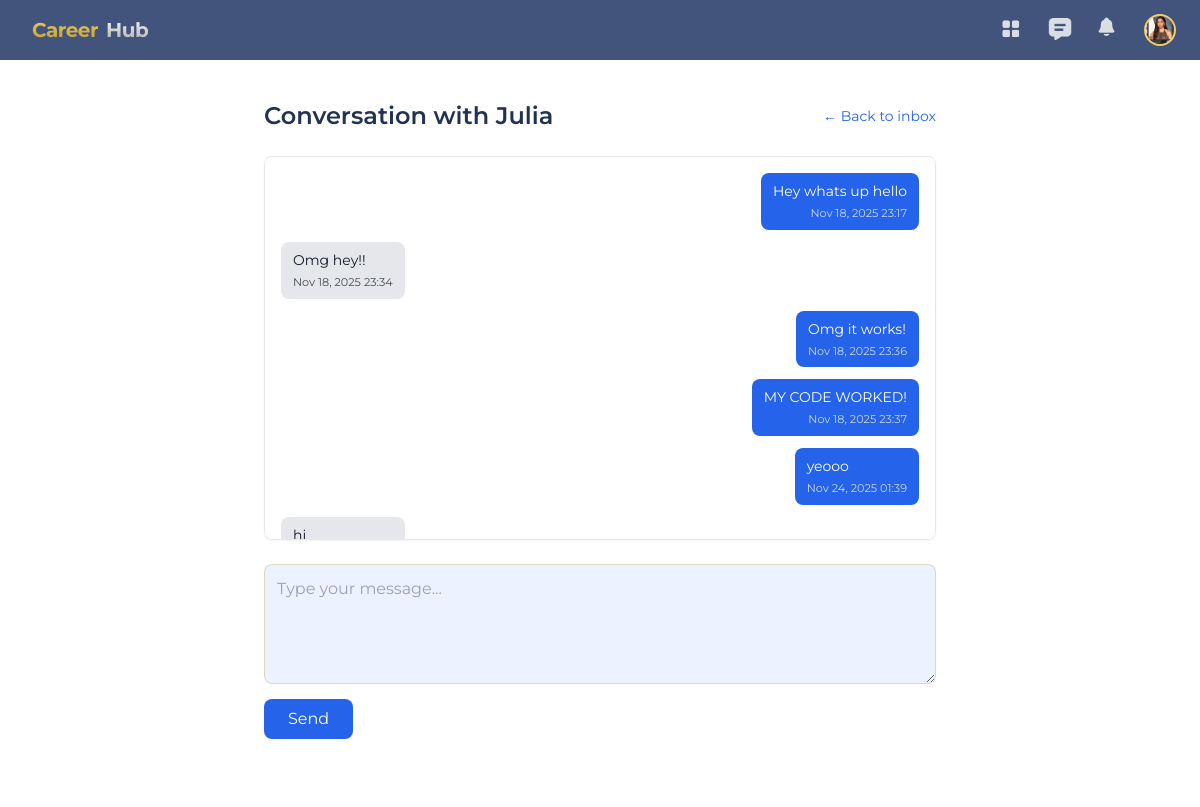
The app's page /messaging/2/ (signed in) with its own data.
### accounts/models.py (models this page shows, shortened)
class User(AbstractUser):
    JOB_SEEKER = 'job_seeker'
    RECRUITER = 'recruiter'
    ROLE_CHOICES = (
        (JOB_SEEKER, 'Job Seeker'),
        (RECRUITER, 'Recruiter'),
    )
    role = models.CharField(max_length=20, choices=ROLE_CHOICES)
    is_admin = models.BooleanField(default=False)

class RecruiterProfile(models.Model):
    user = models.OneToOneField(
        settings.AUTH_USER_MODEL,
        on_delete=models.CASCADE,
        related_name='recruiter'
    )
    profile_picture = models.ImageField(upload_to="profile_pics/", null=True, blank=True)
    company_name = models.CharField(max_length=255, blank=True)
    position = models.CharField(max_length=255, blank=True)

### messaging/models.py (models this page shows, shortened)
class Message(models.Model):
    conversation = models.ForeignKey(
        Conversation,
        related_name="messages",
        on_delete=models.CASCADE,
    )
    sender = models.ForeignKey(
        settings.AUTH_USER_MODEL,
        related_name="sent_messages",
        on_delete=models.CASCADE,
    )
    body = models.TextField()
    created_at = models.DateTimeField(auto_now_add=True)
    is_read = models.BooleanField(default=False)

### messaging/views.py (the view, shortened to what this page needs)
# urls.py: path("<int:pk>/", views.thread, name="thread"),
@login_required
def thread(request, pk):
    convo = get_object_or_404(Conversation, pk=pk)
    if not convo.participants.filter(id=request.user.id).exists():
        raise Http404("You are not part of this conversation.")
    Message.objects.filter(
        conversation=convo,
        is_read=False
    ).exclude(sender=request.user).update(is_read=True) # is_read set to True for messages not sent by current user
    msgs = convo.messages.order_by("created_at")
    others = convo.participants.exclude(id=request.user.id)
    other = others.first()
    return render(request, "messaging/thread.html", {
        "conversation": convo,
        "messages": msgs,
        "other_user": other,
    })

### messaging/templates/messaging/thread.html (shortened to what this page needs)
{% extends "base.html" %} {% block content %}
<div
  class="flex flex-col items-center w-full bg-white text-[#233250] px-4 py-10"
>
  <div class="w-full max-w-2xl flex items-center justify-between mb-6">
    <h2 class="text-2xl font-semibold">
      Conversation with {% if other_user %}
      {{ other_user.get_full_name|default:other_user.username }}
      {% else %}
      participants
      {% endif %}
    </h2>
    <a
      href="{% url 'messaging:inbox' %}"
      class="text-sm text-blue-600 hover:underline"
    >
      ← Back to inbox
    </a>
  </div>
  <div
    class="w-full max-w-2xl border rounded-lg bg-white p-4 h-96 overflow-y-auto space-y-3 shadow-sm"
  >
    {% for msg in messages %}
    <div
      class="flex {% if msg.sender == user %} justify-end {% else %} justify-start {% endif %}"
    >
      <div
        class="max-w-xs md:max-w-md px-3 py-2 rounded-lg {% if msg.sender == user %} bg-blue-600 text-white {% else %} bg-gray-200 text-gray-900 {% endif %}"
      >
        <p class="text-sm">{{ msg.body|linebreaksbr }}</p>
        <p class="text-[0.7rem] mt-1 opacity-75 text-right">
          {{ msg.created_at|date:"M d, Y H:i" }}
        </p>
      </div>
    </div>
    {% empty %}
    <p class="text-gray-600">No messages yet. Say hi! 👋</p>
    {% endfor %}
  </div>
  <form method="post" class="w-full max-w-2xl mt-4 space-y-2">
    <textarea
      name="body"
      rows="3"
      class="w-full border rounded-lg p-3 bg-[#ECF2FF] focus:ring-2 focus:ring-blue-500"
      placeholder="Type your message..."
      required
    ></textarea>
    <button
      type="submit"
      class="px-6 py-2 bg-blue-600 text-white rounded-lg hover:bg-blue-700 transition"
    >
      Send
    </button>
  </form>
</div>
{% endblock %}

### templates/components/navbar.html (shortened to what this page needs)
{% load static %}
<nav class="w-full h-[60px] flex items-center justify-between bg-[#42547b] px-6 shadow-md z-50">
  <div class="flex items-center gap-1">
    <a href="{% if user.role == 'job_seeker' %}{% url 'jobseeker_dashboard' %}
             {% else %}{% url 'recruiter_dashboard' %}{% endif %}"
       class="flex items-center gap-1">
      <span class="ml-2 bg-gradient-to-b from-[#EFCE63] to-[#BD9B2E] bg-clip-text text-transparent font-bold text-xl tracking-tight">
      </span>
      <span class="ml-1 bg-gradient-to-b from-white to-[#A6A6A6] bg-clip-text text-transparent font-bold text-xl tracking-tight">
      </span>
    </a>
  </div>
  <div class="flex items-center gap-6 relative">
    {% if user.is_authenticated %}
      {% if user.role == 'job_seeker' %}
        <a href="{% url 'jobseeker_dashboard' %}"
           class="w-6 h-6 opacity-80 hover:opacity-100 transition-opacity">
          <img src="{% static 'images/icon_dashboard.png' %}" />
        </a>
      {% else %}
        <a href="{% url 'recruiter_dashboard' %}"
           class="w-6 h-6 opacity-80 hover:opacity-100 transition-opacity">
          <img src="{% static 'images/icon_dashboard.png' %}" />
        </a>
      {% endif %}
      <a href="{% url 'messaging:inbox' %}"
         class="w-6 h-6 opacity-80 hover:opacity-100 transition-opacity">
        <img src="{% static 'images/icon_messages.png' %}" />
      </a>
    {% endif %}
    <div class="relative">
      <button id="notifications-toggle"
              class="w-6 h-6 opacity-80 hover:opacity-100 transition-opacity">
        <img src="{% static 'images/icon_notifications.png' %}" />
      </button>
    </div>
    <button id="profile-btn"
        class="w-8 h-8 rounded-full overflow-hidden border-2 border-[#efce63] bg-[#d9d9d9]">
    {% if user.role == "job_seeker" and user.jobseeker.profile_picture %}
        <img src="{{ user.jobseeker.profile_picture.url }}" class="w-full h-full object-cover">
    {% elif user.role == "recruiter" and user.recruiter.profile_picture %}
        <img src="{{ user.recruiter.profile_picture.url }}" class="w-full h-full object-cover">
    {% else %}
        <img src="{% static 'images/icon_profile.png' %}" class="w-full h-full object-cover">
    {% endif %}
</button>
    </div>
</nav>

### records on screen
User: recruiter.profile_picture (picture)
User: get_full_name "Julia"
Message: body "Hey whats up hello", created_at "Nov 18, 2025 23:17"
Message: body "Omg hey!!", created_at "Nov 18, 2025 23:34"
Message: body "Omg it works!", created_at "Nov 18, 2025 23:36"
Message: body "MY CODE WORKED!", created_at "Nov 18, 2025 23:37"
Message: body "yeooo", created_at "Nov 24, 2025 01:39"
Message: body "hi"
